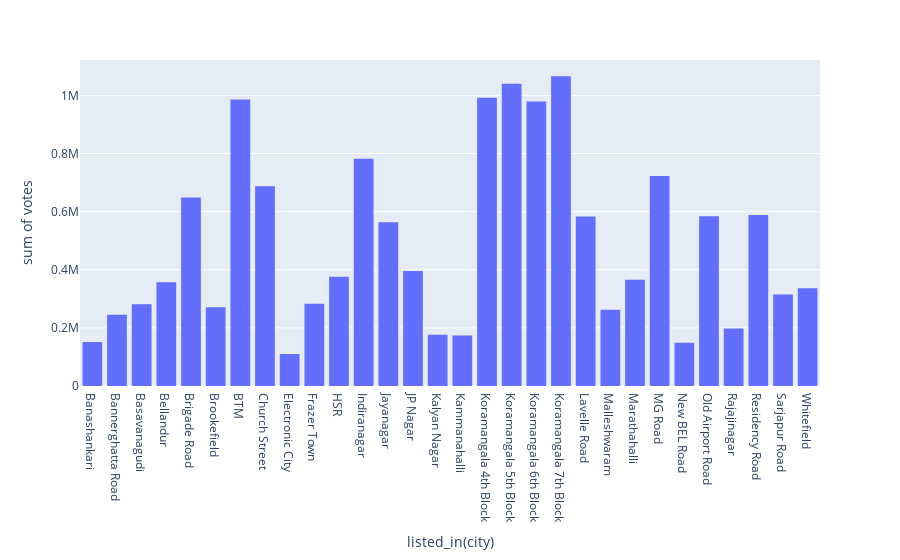

Source (notebook cell):
### Code cell
px.histogram(df,y = "votes", x = 'listed_in(city)')

### Figure 1 — Plotly figure (JSON) as saved in the notebook; plotly's stock layout.template omitted (floating-point values rounded to 4 significant figures; data arrays with more than 128 entries replaced by an {"elided": "..."} marker saying what was removed)
{"data": [{"alignmentgroup": "True", "bingroup": "x", "histfunc": "sum", "hovertemplate": "listed_in(city)=%{x}<br>sum of votes=%{y}<extra></extra>", "legendgroup": "", "marker": {"color": "#636efa", "pattern": {"shape": ""}}, "name": "", "offsetgroup": "", "orientation": "v", "showlegend": false, "type": "histogram", "x": {"elided": "51717 str values"}, "xaxis": "x", "y": {"elided": "51717 int values"}, "yaxis": "y"}], "layout": {"barmode": "relative", "legend": {"tracegroupgap": 0}, "margin": {"t": 60}, "xaxis": {"anchor": "y", "domain": [0, 1], "title": {"text": "listed_in(city)"}}, "yaxis": {"anchor": "x", "domain": [0, 1], "title": {"text": "sum of votes"}}}}
